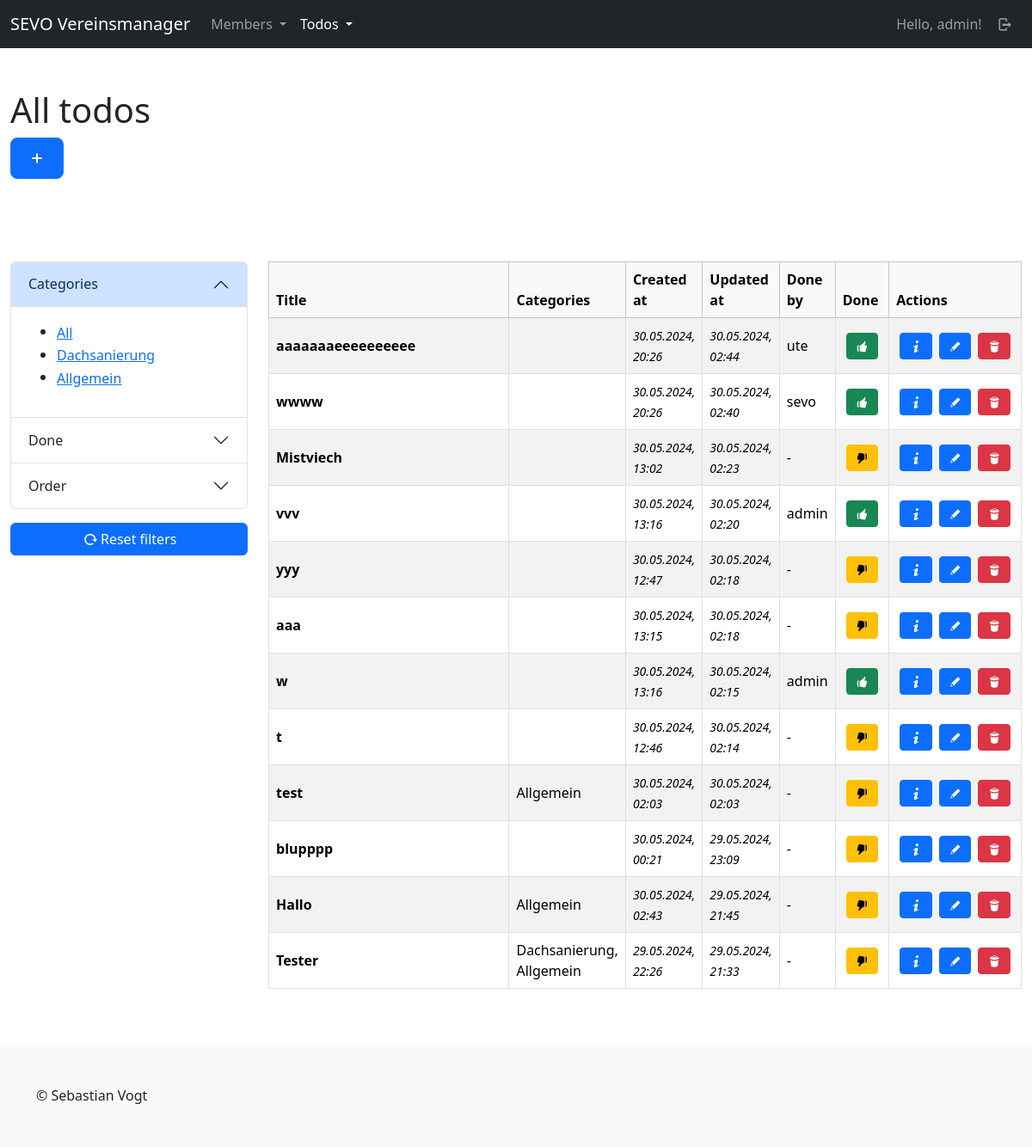
The app's page /tds/todos/ (signed in), older data.
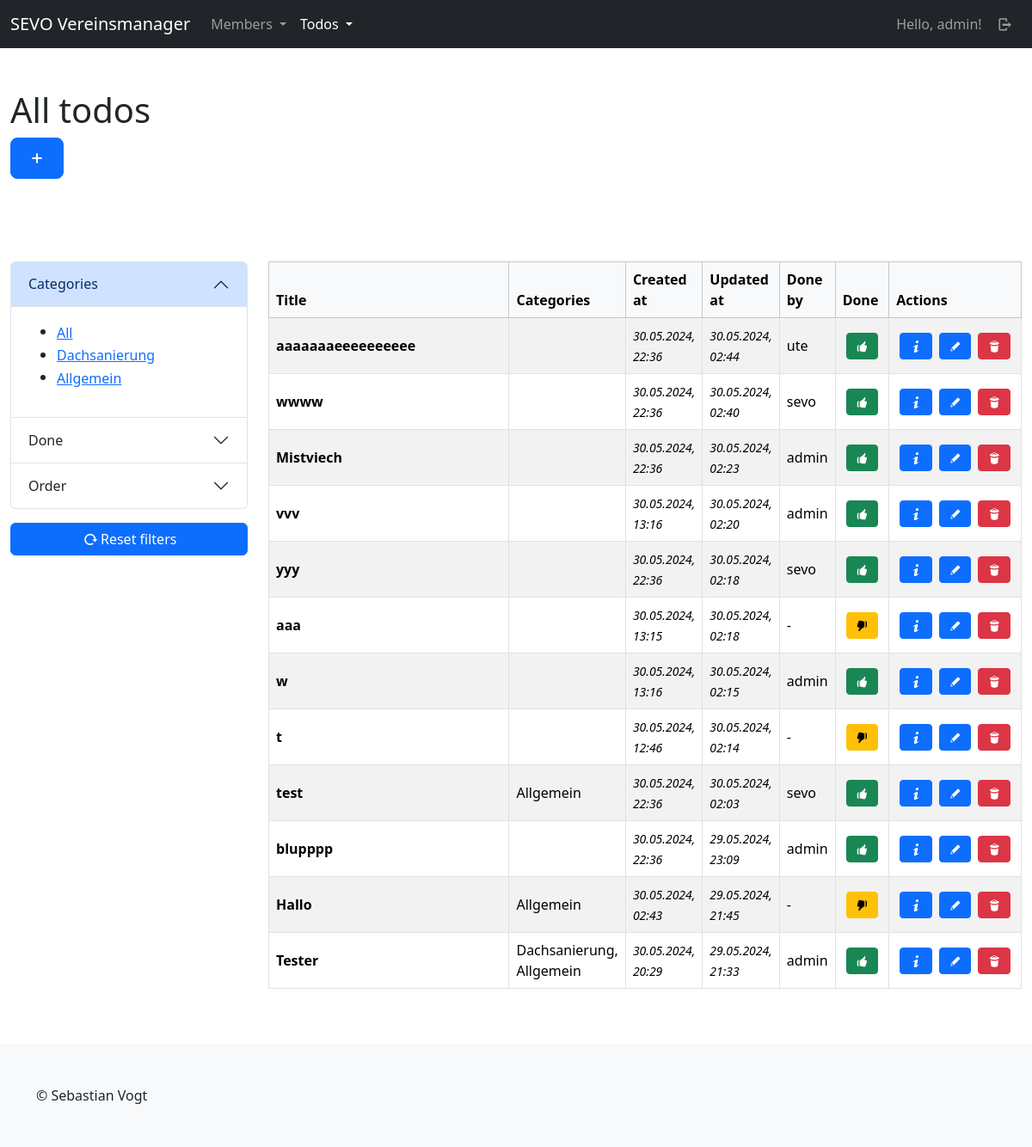
The same page, newer data.
### todos/models.py (models this page shows, shortened)
class Todo(models.Model):
    user = models.ForeignKey(User, on_delete=models.CASCADE)
    title = models.CharField(max_length=255)
    content = tinymce_models.HTMLField()
    categories = models.ManyToManyField(Category, blank=True)
    done = models.BooleanField(default=False)
    done_by = models.ForeignKey(User, null=True, blank=True, on_delete=models.SET_NULL, related_name="doneuser")
    created_at = models.DateTimeField(auto_now=True)
    updated_at = models.DateTimeField(auto_now_add=True)
    def get_categories_str(self):
        categories = self.categories.all()
        categories_list = [category.title for category in categories]
        return ", ".join(categories_list)
    class Meta:
        ordering = ["-updated_at"]

class Category(models.Model):
    title = models.CharField(max_length=255, unique=True)
    created_at = models.DateTimeField(auto_now=True)
    updated_at = models.DateTimeField(auto_now_add=True)
    class Meta:
        ordering = ["-updated_at"]
        verbose_name_plural = "Categories"

### todos/views/todos.py (the view)
# urls.py: path("todos/", todos.index, name="todos-todo-index"),
@login_required(login_url="sevo-auth-login")
def index(request):
    todos = models.Todo.objects.all()
    categories = models.Category.objects.all()
    todos = filter.filter(request, todos)
    return render(request, "todos/todo/index.html", {
        "title": "All todos",
        "todos": todos,
        "categories": categories
    })

### todos/views/helper/filter.py (called while the page is built, shortened)
def filter(request, queryset):
    category_get = request.GET.get("category")
    done_get = request.GET.get("done")
    order_get = request.GET.get("order")
    qs = queryset
    if category_get != None and category_get != "all":
        qs = qs.filter(categories__id=int(category_get))
    if done_get != None and done_get != "all":
        if done_get == "true":
            qs = qs.filter(done=True)
        elif done_get == "false":
            qs = qs.filter(done=False)
    return qs

### todos/templates/todos/todo/index.html (shortened to what this page needs)
{% extends "base_sidebar.html" %}
{% load i18n %}
{% load static %}
{% block header %}
    <div class="container-fluid py-5">
        <div class="row">
            <div class="col-lg-12">
                <h1>{{ title }}</h1>
                <a class="btn btn-primary btn-lg" href="{% url "todos-todo-create" %}"><i class="demo-icon icon-plus"></i></a>
            </div>
        </div>
    </div>
{% endblock %}
{% block main %}
    {% if todos %}
        <div>
            {% include "todos/todo/partials/_list_table.html" %}
        </div>
    {% else %}
        <p>{% trans "No todos available." %}</p>
    {% endif %}
{%  endblock %}
{% block side %}
    <div id="filter-section">
        {% include "todos/todo/partials/_frontend_filter_accordion.html" %}
        <div class="mb-3">
            <a class="btn btn-primary w-100" href="{% url "todos-todo-index" %}"><i class="demo-icon icon-cw"></i>{% trans "Reset filters" %}</a>
        </div>
    </div>
{% endblock %}

### todos/templates/todos/todo/partials/_list_table.html
{% load i18n %}
<div class="table-responsive">
    <table class="table table-bordered align-middle table-striped">
        <thead class="table-light">
        <tr>
            <th scope="col">{% trans "Title" %}</th>
            <th scope="col">{% trans "Categories" %}</th>
            <th scope="col">{% trans "Created at" %}</th>
            <th scope="col">{% trans "Updated at" %}</th>
            <th scope="col">{% trans "Done by" %}</th>
            <th scope="col">{% trans "Done" %}</th>
            <th scope="col">{% trans "Actions" %}</th>
        </tr>
        </thead>
        <tbody>
            {% for todo in todos %}
                <tr>
                    <th scope="row" class="w-50">
                        {{ todo.title }}
                    </th>
                    <td class="w-auto">{{ todo.get_categories_str }}</td>
                    <td class="w-auto"><time><small><i>{{ todo.created_at|date:"d.m.Y, H:i" }}</i></small></time></td>
                    <td class="w-auto"><time><small><i>{{ todo.updated_at|date:"d.m.Y, H:i" }}</i></small></time></td>
                    <td class="w-auto">
                        {% if todo.done_by %}
                        {{ todo.done_by.username }}
                        {% else %}
                            -
                        {% endif %}
                    </td>
                    <td class="w-auto">
                        <a class="btn btn-lg btn-{% if todo.done %}success{% else %}warning{% endif %} btn-sm d-block m-1" href="{% url "todos-todo-done" id=todo.id %}">
                            {% if todo.done %}
                                <i class="demo-icon icon-thumbs-up"></i>
                            {% else %}
                                <i class="demo-icon icon-thumbs-down"></i>
                            {% endif %}
                        </a>
                    </td>
                    <td class="w-auto">
                        <div class="d-flex justify-content-start align-content-center">
                            <a class="btn btn-primary btn-sm d-block m-1" href="{% url "todos-todo-detail" id=todo.id %}"><i class="demo-icon icon-info"></i></a>
                            <a class="btn btn-primary btn-sm d-block m-1" href="{% url "todos-todo-update" id=todo.id %}"><i class="demo-icon icon-pencil"></i></a>
                            <a class="btn btn-danger btn-sm d-block m-1" href="{% url "todos-todo-delete" id=todo.id %}"><i class="demo-icon icon-trash"></i></a>
                        </div>
                    </td>
                </tr>
            {% endfor %}
        </tbody>
    </table>
</div>

Row changes from the older to the newer data that the page shows:
changed Todo "aaaaaaaeeeeeeeeee": created_at "30.05.2024, 20:26" → "30.05.2024, 22:36"
changed Todo "wwww": created_at "30.05.2024, 20:26" → "30.05.2024, 22:36"
changed Todo "Mistviech": created_at "30.05.2024, 13:02" → "30.05.2024, 22:36"; done_by.username (not shown) → "admin"; done False → True (drawn); no longer shows "-"
changed Todo "yyy": created_at "30.05.2024, 12:47" → "30.05.2024, 22:36"; done_by.username (not shown) → "sevo"; done False → True (drawn); no longer shows "-"
changed Todo "test": created_at "30.05.2024, 02:03" → "30.05.2024, 22:36"; done_by.username (not shown) → "sevo"; done False → True (drawn); no longer shows "-"
changed Todo "blupppp": created_at "30.05.2024, 00:21" → "30.05.2024, 22:36"; done_by.username (not shown) → "admin"; done False → True (drawn); no longer shows "-"
changed Todo "Tester": created_at "29.05.2024, 22:26" → "30.05.2024, 20:29"; done_by.username (not shown) → "admin"; done False → True (drawn); no longer shows "-"
